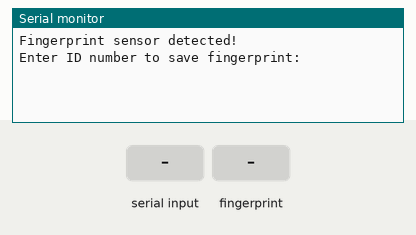
Recording of a sketch running on a simulated Arduino Uno, built with avr-gcc and run on an emulated ATmega328P. Parts: the last lines printed to the serial monitor. The inputs (shaded band) are chosen by the test bench.

Above: at 2.2 s.
2.3 s: "90,45\n" received over Serial
At 3.0 s:
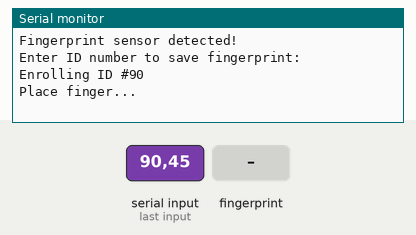
3.8 s: finger stored as number 1 placed on the sensor
At 4.8 s:
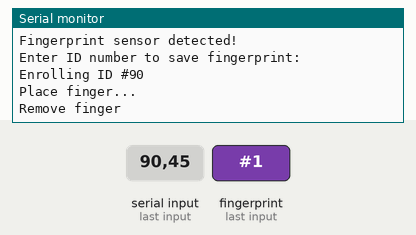
6.8 s: finger stored as number 1 placed on the sensor
At 8.4 s:
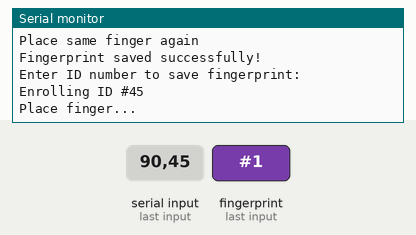

The sketch:

R305.ino
```cpp
#include <Adafruit_Fingerprint.h>
#include <SoftwareSerial.h>

SoftwareSerial mySerial(2, 3);

Adafruit_Fingerprint finger = Adafruit_Fingerprint(&mySerial);

int id;

void setup()
{
  Serial.begin(9600);
  finger.begin(57600);

  if (finger.verifyPassword()) {
    Serial.println("Fingerprint sensor detected!");
  } else {
    Serial.println("Sensor not found");
    while (1);
  }
}

void loop()
{
  Serial.println("Enter ID number to save fingerprint:");

  while (!Serial.available());

  id = Serial.parseInt();

  if (id > 0) {
    enrollFingerprint(id);
  }
}

void enrollFingerprint(int id)
{
  int p = -1;

  Serial.print("Enrolling ID #");
  Serial.println(id);

  Serial.println("Place finger...");
  while (p != FINGERPRINT_OK) {
    p = finger.getImage();
  }

  p = finger.image2Tz(1);
  if (p != FINGERPRINT_OK) {
    Serial.println("Error");
    return;
  }

  Serial.println("Remove finger");
  delay(2000);

  p = 0;
  while (p != FINGERPRINT_NOFINGER) {
    p = finger.getImage();
  }

  Serial.println("Place same finger again");

  p = -1;
  while (p != FINGERPRINT_OK) {
    p = finger.getImage();
  }

  p = finger.image2Tz(2);
  if (p != FINGERPRINT_OK) {
    Serial.println("Error");
    return;
  }

  p = finger.createModel();
  if (p != FINGERPRINT_OK) {
    Serial.println("Fingerprints did not match");
    return;
  }

  p = finger.storeModel(id);

  if (p == FINGERPRINT_OK) {
    Serial.println("Fingerprint saved successfully!");
  } else {
    Serial.println("Failed to save fingerprint");
  }
}
```

Measured:
- after the input at 2.3 s, the serial monitor: prints a new line at once (image 1)
- after the input at 3.8 s, the serial monitor: prints a new line after 0.20 s (image 2)
- after the input at 6.8 s, the serial monitor: prints a new line after 0.25 s (image 3)
